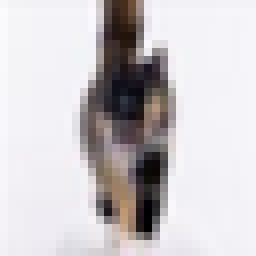
#> input picture Phase1/cifar_dataset/data/10187.png, 32 x 32 px (shown 8 times larger); its folder holds 4 pictures in this run
$ jupyter execute --allow-errors NeuralNetworks.ipynb
#> lines starting #> are read from the running program, lines starting #| are printed output that depends on the picture
$$\huge \text {Computer Assignment 4 - Neural Networks}$$

$$\large \text {In this project, we want to build an image classification model using a Neural Network.}$$

[cell 1]
import numpy as np
import matplotlib.pyplot as plt
import matplotlib.image as mpimg
import pandas as pd
from PIL import Image
import copy
import os
from sklearn.model_selection import train_test_split
import pickle

***
# Building the dataframe

[cell 2]
df = pd.read_csv("cifar_dataset/labels.csv", index_col='id')
#> (reads Phase1/cifar_dataset/labels.csv from the repository)
df['img'] = None
df.head()

[cell 3]
path = "cifar_dataset/data/"
img_ids = os.listdir(path)
for i in range(len(img_ids)):
    img_ids[i] = img_ids[i].removesuffix('.png')
for img_id in img_ids:
    img = Image.open(f'{path}/{img_id}.png')
#> img is the input picture: PIL image 32x32 RGB; mean R, G, B 204.4, 200.4, 203.5
    imgGray = img.convert('L')
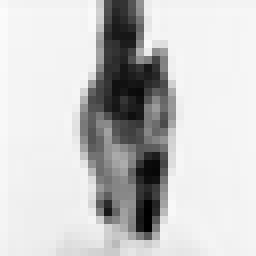
#> imgGray: PIL image 32x32 L (shown 8 times larger); min 0, max 251, mean 202
    numpydata = np.asarray(imgGray)
    df.loc[int(img_id)].img = numpydata
#> pass 2 of the loop `for img_id in img_ids:`:
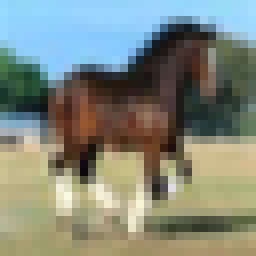
#> input picture Phase1/cifar_dataset/data/10306.png, 32 x 32 px (shown 8 times larger)
#> img is the input picture: PIL image 32x32 RGB; mean R, G, B 128.4, 135.5, 124.3
#> `imgGray = img.convert('L')`:
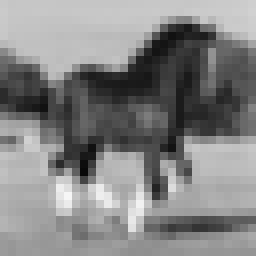
#> imgGray: PIL image 32x32 L (shown 8 times larger); min 9, max 246, mean 132.1
#> pass 3 of the loop `for img_id in img_ids:`:
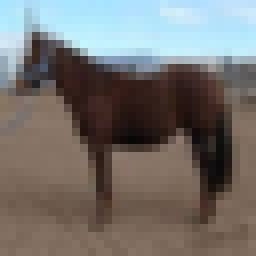
#> input picture Phase1/cifar_dataset/data/1136.png, 32 x 32 px (shown 8 times larger)
#> img is the input picture: PIL image 32x32 RGB; mean R, G, B 117.1, 113.9, 111
#> `imgGray = img.convert('L')`:
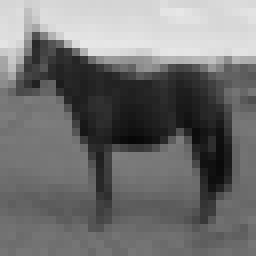
#> imgGray: PIL image 32x32 L (shown 8 times larger); min 7, max 231, mean 114.5
#> the loop made 4 passes; the first 3 are shown

df.head()

***
# Part One: Pre-processing

## test-train split

[cell 4]
X_train, X_test, y_train, y_test = train_test_split(df.drop(columns=['label']), df['label'], test_size=0.2)

## Random image from the training data

[cell 5]
sample = copy.deepcopy(X_train.sample().img)
sample = sample.values.item()
#> (the rest of this cell did not finish here and is left out)

### The values of each pixel is between 0 and 255

## Random image from each class of the training data

[cell 6]
horse_sample_id = y_train[y_train == 'horse'].sample().index
cat_sample_id = y_train[y_train == 'cat'].sample().index
horse_sample = copy.deepcopy(X_train.loc[horse_sample_id].img)
cat_sample = copy.deepcopy(X_train.loc[cat_sample_id].img)
horse_sample = horse_sample.values.item()
cat_sample = cat_sample.values.item()
#> (the rest of this cell did not finish here and is left out)

## The number of images in each class

[cell 7]
train_horse_no = y_train[y_train == 'horse'].shape[0]
train_cat_no = y_train[y_train == 'cat'].shape[0]

test_horse_no = y_test[y_test == 'horse'].shape[0]
test_cat_no = y_test[y_test == 'cat'].shape[0]

train_data = {
    'Horse' : train_horse_no,
    'Cat' : train_cat_no
}
test_data = {
    'Horse' : test_horse_no,
    'Cat' : test_cat_no
}

print('Train: ', train_data)
print('Test: ', test_data)

[cell 8]
plt.style.use('seaborn')
fig, axes = plt.subplots(nrows=1, ncols=2, sharey=True, figsize=(7, 7))

y_train.value_counts().plot(ax=axes[0], kind='bar', fontsize=16)
y_test.value_counts().plot(ax=axes[1], kind='bar', fontsize=16)

axes[0].set_title("Train", fontsize=18)
axes[1].set_title("Test", fontsize=18)

plt.tight_layout()
plt.show()
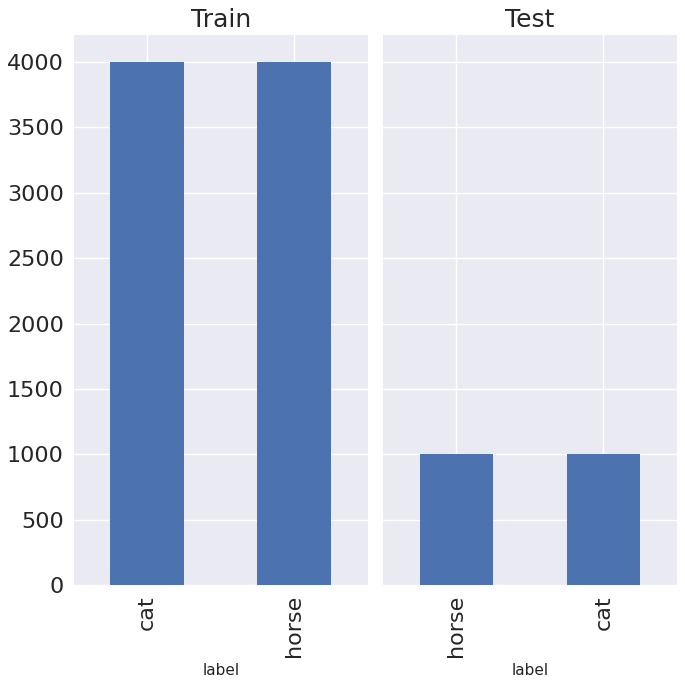
#> figure drawn by matplotlib, 2 panels

#> (a cell that did not finish here is left out)

[cell 10]
cols = np.arange(0, 1024, 1)
#> (the rest of this cell did not finish here and is left out)

#> (a cell that did not finish here is left out)

#> (a cell that did not finish here is left out)

#> (a cell that did not finish here is left out)

## Minimax Scaler

[cell 14]
def normalize(data):
    result = data.copy()
    for feature_name in data.columns:
        max_value = data[feature_name].max()
        min_value = data[feature_name].min()
        result[feature_name] = (data[feature_name] - min_value) / (max_value - min_value)
    return result

[cell 15]
X_train = normalize(X_train)
X_test = normalize(X_test)

[cell 16]
X_train.to_pickle('X_train')
X_test.to_pickle('X_test')
y_train.to_pickle('y_train')
y_test.to_pickle('y_test')

### What happen if we don't normalize the values of each pixel?
Data normalization is an important step which ensures that each input parameter (pixel, in this case) has a similar data distribution. This makes convergence faster while training the network.

***
# Part Two: Neural Network
## Dataloader

[cell 17]
class Dataloader:
    '''
    This class prepares the dataset for the neural network.
    '''

    def __init__(self, data, labels, n_classes, batch_size=None, shuffle=False):
        '''
        This is the constructor. It gets dataset information and initializes the
        Dataloader class fields.
            Parameters:
                data: features your dataset in pandas.Dataframe format.
                labels: labels of your dataset in pandas.Dataframe format.
                n_classes: number of classes you have in your dataset.
                batch_size: the number of samples that will be propagated through the network.
                shuffle: boolean value indicating whether or not the dataset should be shuffled
        '''

        assert len(data)==len(labels)
        self.__n_classes = n_classes
        self.__batch_size = batch_size
        self.__shuffle = shuffle
        self.__data = data
        self.__onehot_labels = self.__onehot(labels, self.__n_classes)

    def __onehot(self, labels, n_classes):
        '''
        This private method gets labels and provides one_hot vectors of labels.
        For categorical variables where no such ordinal relationship exists,
        the integer encoding is not enough.
        In this case, a one-hot encoding can be applied to the integer representation.
        This is where the integer encoded variable is removed, and a new binary variable is
        added for each unique integer value.
        example:
            red,    green,    blue
            1,      0,        0
            0,      1,        0
            0,      0,        1
                Parameters:
                        label: lables of your dataset in pandas.Dataframe format.
                        n_classes: number of classes you have in your dataset.

                Returns:
                    onehot_vectors: onehot vectors of the labels
        '''
#> called with n_classes = 2
        # TODO: Implement
        col_name = labels.columns[0]
        onehot_vectors = copy.deepcopy(labels)
        for label in labels[col_name].unique():
            onehot_vectors[label] = 0
        for index, row in onehot_vectors.iterrows():
            onehot_vectors.at[index, row[col_name]] = 1
        onehot_vectors = onehot_vectors.drop(columns='label')
        return onehot_vectors

    # [9 lines left out: function __shuffle_dataset, not called in this run]

    def __iter__(self):
        '''
        The __iter__() function returns an iterator for the
        given object (array, set, tuple, etc., or custom objects).
        This will return your dataset in the batch_size given. This should
        be used to provide data for the neural network.
        '''
        if self.__shuffle:
            self.__shuffle_dataset()

        if self.__batch_size==None:
            yield (np.matrix(self.__data, dtype=float), np.matrix(self.onehot_labels, dtype=float))
            return

        for idx in range(0, len(self.__data), self.__batch_size):
            yield (np.matrix(self.__data[idx:idx+self.__batch_size], dtype=float),
                   np.matrix(self.__onehot_labels[idx:idx+self.__batch_size], dtype=float))

## Activation Functions

[cell 18]
class Identical:
    '''
    This is the Identical activation function. This activation function just
    return the value it gets.
    '''

    def __init__(self):
        pass
        '''
        This is the constructor. It does not have any fields
        as a result, there is no need to do anything in the constructor.
        '''

    # [41 lines left out: functions __val, derivative, __call__, not called in this run]


class Relu:
    '''
    This is the Relu activation function.
    The rectified linear activation function or ReLU for short
    is a piecewise linear function that will output the input directly
    if it is positive, otherwise, it will output zero.
    '''

    def __init__(self):
        pass
        '''
        This is the constructor. It does not have any fields
        as a result, there is no need to do anything in the constructor.
        '''

    # [44 lines left out: functions __val, derivative, __call__, not called in this run]


class LeakyRelu:
    '''
    This is the Leaky Relu activation function.
    Leaky Rectified Linear Unit, or Leaky ReLU,
    is a type of activation function based on a ReLU,
    but it has a small slope for negative values instead
    of a flat slope.
    '''

    # [53 lines left out: functions __init__, __val, derivative, __call__, not called in this run]


class Sigmoid:
    '''
    A sigmoid function is a mathematical function having a
    characteristic "S"-shaped curve or sigmoid curve.
    It return S(x)=1/(1+e^-x)
    '''
    def __init__(self):
        pass

    # [43 lines left out: functions __val, derivative, __call__, not called in this run]


class Softmax:
    '''
    The softmax function, also known as softargmax  or normalized
    exponential function is a generalization of the logistic
    function to multiple dimensions. It is used in multinomial logistic
    regression and is often used as the last activation function of a neural
    network to normalize the output of a network to a probability distribution
    over predicted output classes, based on Luce's choice axiom.
    Softmax return (e^x_i / (Σe^x_j for j = 1, ..., J))
    '''

    # [36 lines left out: functions __init__, __val, __call__, not called in this run]

class Tanh:

    # [51 lines left out: functions __init__, __val, derivative, __call__, not called in this run]

## Loss Function

[cell 19]
class CrossEntropy: #(with softmax)
    '''
    Cross-entropy is a measure of the difference between two probability
    distributions for a given random variable or set of events. You might
    recall that information quantifies the number of bits required to encode
    and transmit an event.
    The above image can help you.
    '''
    def __init__(self):
        self.epsilon = 1e-12
        '''
        This is the constructor. It does not have any fields
        as a result, there is no need to do anything in the constructor.
        '''

    # [56 lines left out: functions __val, derivative, __call__, not called in this run]

## Layer

[cell 20]
class Layer:
    '''
    The layer class is used to define neural network layers.
    It stores all needed information for each layer, such as neurons count,
    weight matrix, bias, the output after applying the activation function, etc.
    '''

    DEFAULT_LOW, DEFAULT_HIGH, DEFAULT_MEAN, DEFAULT_VAR = 0, 0.05, 0., 1.

    def __init__(self, input_size, output_size, activation=Identical(), initial_weight='uniform',
                 **initializing_parameters):
        '''
        Parameters:
            input_size: the size of the input of this layer.
            output_size: the size of the output after this layer.
            activation: the activation function. It can be initialized to either of the previously defined activation classes.
                               default is an Identical activation function.
            initial_weight: either normal or uniform. It defines the method for weight initialization.
        '''

        assert type(initial_weight)==str, 'Undefined activation function!'

        self.__weight_initializer_dict = {'uniform':self.__uniform_weight,
                                          'normal':self.__normal_weight,
                                          'zero' :self.__zero_weight}

        assert initial_weight in self.__weight_initializer_dict, 'Undefined weight initialization function!'


        self.__n_neurons = output_size
        weight_initializer = self.__weight_initializer_dict[initial_weight]
        self.__weight = weight_initializer(input_size, self.__n_neurons, **initializing_parameters)
        self.__bias = weight_initializer(1, self.__n_neurons, **initializing_parameters)
        self.__activation = activation

        self.__last_input = None
        self.__last_activation_input = None
        self.__last_activation_output = None
        self.__last_activation_derivative = None

    def forward(self, layer_input):
        '''
        It calculates the output of this layer for the layer_input argument.
        This method also stores __last_input, __last_activation_input, and __last_activation_derivative
        for future use in backpropagation.
        Parameters:
            layer_input: 2d np.matrix representing the input matrix of this layer.
        Returns:
            Final output of this layer after applying the activation function.
        '''
        assert np.ndim(layer_input)==2
        assert np.size(self.__weight,0) == np.size(layer_input,1), f'__weight : {np.size(self.__weight,0)},  layer_input : {np.size(layer_input,1)}!'
        # TODO: Implement
        self.__last_input = layer_input
        self.__last_activation_input = layer_input * self.__weight + self.__bias
        self.__last_activation_derivative = self.__activation.derivative(self.__last_activation_input)
        self.__last_activation_output = self.activation(self.__last_activation_input)
        return self.__last_activation_output

    # [24 lines left out: function update_weights, not called in this run]

    def __uniform_weight(self, dim1, dim2, **initializing_parameters):
        '''
        Initializes weights as a uniform distribution between low and high values.
        It uses default low and high values unless low or high are passed in initializing_parameters.
        Parameters:
            dim1: the size of the first dimension of weights.
            dim2: the size of the second dimension of weights.
            initializing_parameters: other initializing parameters; it can include custom low or high values.
        Returns:
            np.matrix with size (dim1, dim2) initialized using uniformly distributed values.
        '''
        low, high = self.DEFAULT_LOW, self.DEFAULT_HIGH
        if 'low' in initializing_parameters.keys(): low = initializing_parameters['low']
        if 'high' in initializing_parameters.keys(): high = initializing_parameters['high']
        # TODO: Implement
        weights = np.random.uniform(size=(dim1, dim2), high=high, low=low)
        weights = np.matrix(weights, dtype=float)
        return weights

    # [24 lines left out: functions __normal_weight, __zero_weight, not called in this run]

    @property
    def n_neurons(self): return self.__n_neurons

    @property
    def weight(self): return self.__weight

    @property
    def bias(self): return self.__bias

    @property
    def activation(self): return self.__activation

    @property
    def last_input(self): return self.__last_input

    @property
    def last_activation_output(self): return self.__last_activation_output

## Network

[cell 21]
class FeedForwardNN:
    '''
    This class is used in order to implement custom feed-forward neural networks.
    The FeedForwardNN class stores a list of layers that determines all network layers.
    It also consists of the learning rate and loss function.
    '''
    def __init__(self, input_shape):
        '''
        Parameters:
            input_shape: the size of the first input to our neural network.
        '''

        self.__input_shape = input_shape
        self.__output_shape = None

        self.__layers_list = []

        self.__lr = None
        self.__loss = None


    def add_layer(self, n_neurons, activation=Relu(), initial_weight='uniform', **initializing_parameters):
        '''
         This method adds a new custom layer to the layers_list.
         Parameters:
             n_neurons: number of neurons in this layer
             activation: the activation function of this layer, default is Relu
             initial_weight: either a uniform or normal, default is uniform
             initializing_parameters: other initializing parameters such as low, high, mean, var, etc
        '''

        assert type(n_neurons)==int, "Invalid number of neurons for the layer!"
        assert n_neurons>0, "Invalid number of neurons for the layer!"

        n_prev_neurons = self.__input_shape if len(self.__layers_list)==0 else self.__layers_list[-1].n_neurons
        new_layer = Layer(n_prev_neurons, n_neurons, activation, initial_weight, **initializing_parameters)
        self.__layers_list.append(new_layer)
        self.__output_shape = self.__layers_list[-1].n_neurons


    def set_training_param(self, loss=CrossEntropy(), lr=1e-3):
        '''
        This method is used to set training parameters.
        Parameters:
            loss: loss function, default is CrossEntropy
            lr: learning rate, default is 1e-3
        '''
        assert self.__layers_list, "Uncomplete model!"
        self.__loss = loss
        self.__lr = lr


    def forward(self, network_input):
        '''
        This method calculates the output of the complete neural network for a passed input.
        Parameters:
            network_input: input of the neural network
        Returns:
            network_output: output of the neural network after forwarding the network_input
        '''
        assert type(self.__output_shape) != None, "Model is not compiled!"
        # TODO: Implement
        network_output = copy.deepcopy(network_input)
        for layer in self.__layers_list:
            network_output = layer.forward(network_output)
        return network_output


    def fit(self, epochs, trainloader, testloader=None, print_results=True):
        '''
        This method trains the neural network using specified parameters.
        It runs the __train private method epoch times and fills the log dictionary.
        Parameters:
            epochs: number of epochs to run
            trainloader: DataLoader for train data
            testloader: DataLoader for test data
            print_results: whether or not to print the results
        Returns:
            log: complete log of the training process as a dictionary consisting of
            train_accuracy, train_loss, test_accuracy, test_loss
        '''
#> called with epochs = 25, print_results = True

        assert type(self.__output_shape) != None, "Model is not compiled!"
        assert type(self.__lr) != None and type(self.__loss) != None, "Training paramenters are not set!"

        log = {"train_accuracy":[], "train_loss":[], "test_accuracy":[], "test_loss":[]}

        for epoch in range(1, epochs+1):

            if print_results:
                print('Epoch {}:'.format(epoch))

            average_accuracy, average_loss = self.__train(trainloader)
            log['train_accuracy'].append(average_accuracy)
            log['train_loss'].append(average_loss)
            if print_results:
                print('\tTrain: Average Accuracy: {}\tAverage Loss: {}'.format(average_accuracy, average_loss))

            if type(testloader) != type(None):
                average_accuracy, average_loss = self.__test(testloader)
                log['test_accuracy'].append(average_accuracy)
                log['test_loss'].append(average_loss)
                if print_results:
                    print('\tTest: Average Accuracy: {}\tAverage Loss: {}'.format(average_accuracy, average_loss))

        return log


    def __train(self, trainloader):
        '''
        Trains the neural network for one epoch.
        Parameters:
            trainloader: A DataLoader consisting of train data
        Returns:
            batch_accuracy, batch_loss: mean of all batch_accuracies, batch_losses
        '''
        batch_accuracies, batch_losses = [], []
        for x_train, y_train in trainloader:
            batch_accuracy, batch_loss = self.__train_on_batch(x_train, y_train)
            batch_accuracies.append(batch_accuracy)
            batch_losses.append(batch_loss)
        return np.mean(batch_accuracies), np.mean(batch_losses)


    # [14 lines left out: function __test, not called in this run]


    def __train_on_batch(self, x_batch, y_batch):
        '''
        Trains the neural network for one batch of train data.
        Parameters:
            x_batch: one batch data
            y_batch: labels for one batch
        Returns:
            (batch_accuracy, batch_average_loss)
        '''
        # TODO: Implement
        output = self.forward(x_batch)
        batch_accuracy = self.__compute_accuracy(output, y_batch)
        batch_average_loss = self.__update_weights(output, y_batch)
        return (batch_accuracy, batch_average_loss)


    # [60 lines left out: functions __test_on_batch, __get_labels, __compute_accuracy, __update_weights, not called in this run]

    def get_layers_list(self):
        return self.__layers_list

***
# Part Three: Classification

## Network training

[cell 22]
INPUT_SHAPE = 1024
LEARNING_RATE = 0.001
EPOCHS = 25

TRAINLOADER = Dataloader(data = pd.DataFrame(X_train), labels = pd.DataFrame(y_train),
                         n_classes = 2, batch_size = 32, shuffle = False)
TESTLOADER = Dataloader(data = pd.DataFrame(X_test), labels = pd.DataFrame(y_test),
                        n_classes = 2, batch_size = 32, shuffle = False)

[cell 23]
network = FeedForwardNN(INPUT_SHAPE)

network.add_layer(n_neurons = 16, activation = Relu(), weight_initializer='uniform')
network.add_layer(n_neurons = 2, activation = Identical(), weight_initializer='uniform')
network.set_training_param(loss=CrossEntropy(), lr=LEARNING_RATE)

#> (the rest of this cell did not finish here and is left out)

#> (a cell that did not finish here is left out)

## Network weighting

[cell 25]
network = FeedForwardNN(INPUT_SHAPE)

network.add_layer(n_neurons = 16, activation = Relu(), weight_initializer='zero')
network.add_layer(n_neurons = 2, activation = Identical(), weight_initializer='zero')
network.set_training_param(loss=CrossEntropy(), lr=LEARNING_RATE)

#> (the rest of this cell did not finish here and is left out)

#> (a cell that did not finish here is left out)

### The problem of setting all initial weights to zero

#### First, neural networks tend to get stuck in **local minima**, so it's a good idea to give them many different starting values. You can't do that if they all start at zero.<br>
#### Second, if the neurons start with the same weights, then **all the neurons will follow the same gradient**, and will always end up doing the same thing as one another.

## The effect of learning rate

[cell 27]
EPOCHS = 15
lrs = [0.0008, 0.0009, 0.001, 0.002, 0.003]
logs = []
#> (the rest of this cell did not finish here and is left out)

[cell 28]
i = 0
for log in logs:
    plt.plot(log['train_accuracy'], label='Train')
    plt.plot(log['test_accuracy'], label='Test')
    plt.xlabel("Epoch")
    plt.ylabel("Accuracy")
    plt.title(f"Learning Rate : {lrs[i]}")
    plt.legend()
    plt.show()
    i += 1
